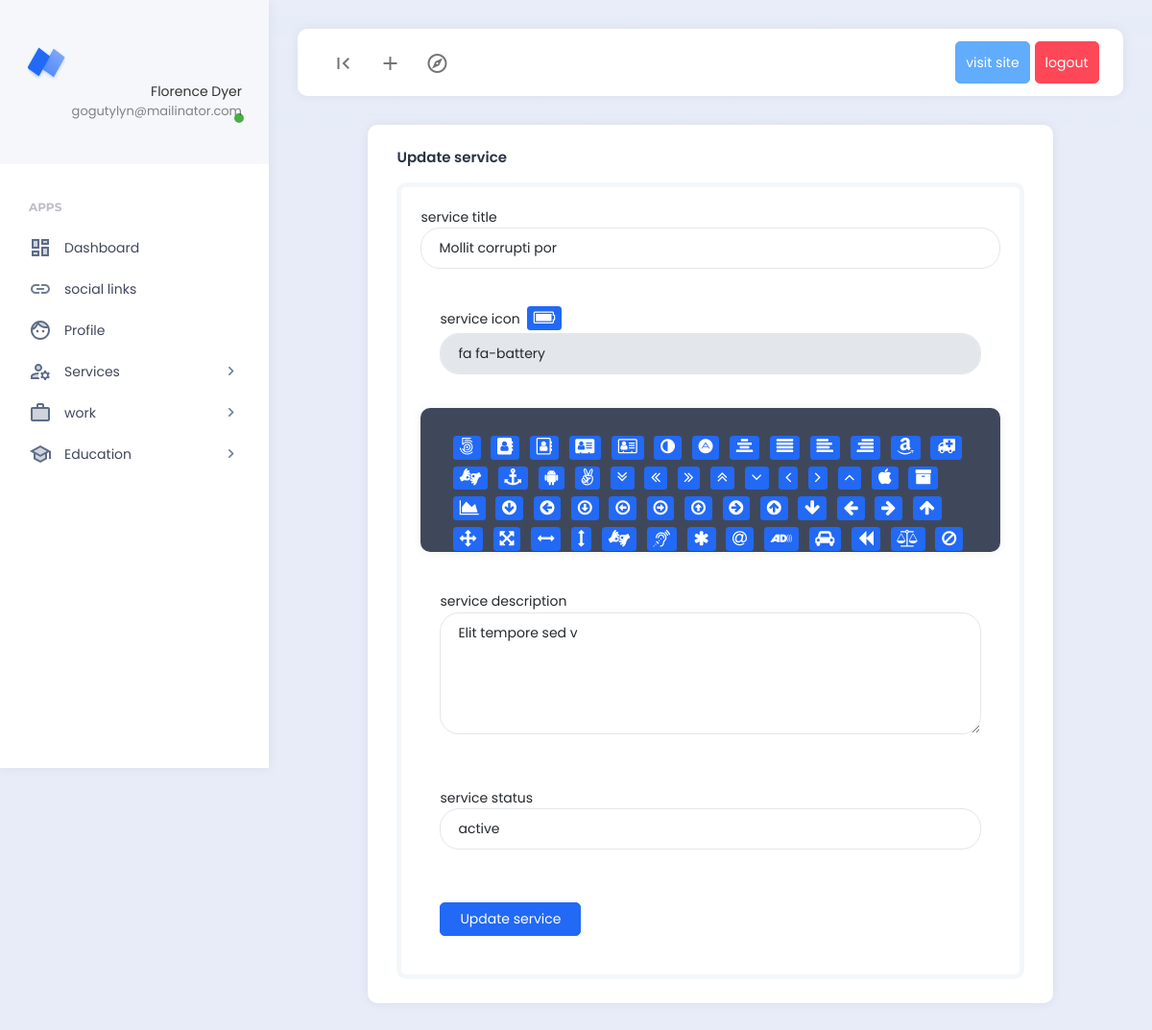
Page /kufa/dashboard/service_update.php?id=16 (signed in) on the committed database.
### tables this page shows
CREATE TABLE `services` (
  `id` int NOT NULL,
  `service_title` varchar(100) NOT NULL,
  `service_icon` varchar(50) NOT NULL,
  `service_description` text NOT NULL,
  `service_status` varchar(10) NOT NULL
);

### kufa/dashboard/service_update.php (the view, shortened to what this page needs)
<?php
require_once('./inclueds/header.php');
?>
                        <div class="row justify-content-center">
                            <div class="col-10">
                            <div class="card">
                                    <div class="card-header">
                                        <h5 class="card-title">Update service</h5>
                                    </div>
                                    <?php
                                   $id = $_GET['id'];
                                   $service_query= "SELECT * FROM services WHERE id= $id";
                                   $service_query_db= mysqli_query($db_connect, $service_query);
                                   $service = mysqli_fetch_assoc($service_query_db);
                                   ?>
                                    <div class="card-body">
                                        <form action="./service_update_data.php" method="post"><div class="example-container">
                                            <div class="example-content">
                                                <label for="">service title</label>
                                                <input type="text" class="form-control form-control-rounded m-b-sm"  placeholder="service title" name="service_title" value="<?=$service['service_title']?>">
                                                <div class="example-content">
                                                <label for="">service icon</label>
                                                <span class="card-text m-1 badge badge-primary">
                                              <i class="<?=$service['service_icon']?> fs-5"  aria-hidden="true"></i></span>
                                                <input readonly type="text" class="form-control form-control-rounded m-b-sm"  placeholder="service icon" name="service_icon" id="icon_value" value="<?=$service['service_icon']?>">
                                               </div>
                                            <div class="card text-white bg-dark">
                                              <div class="card-body" style="overflow-Y:scroll; height:150px;">
                                            <?php
                                            require_once('./inclueds/icon.php');
                                             foreach($fonts as $font) : ?>
                                                <span class="card-text m-1 badge badge-primary" style="cursor:pointer;">
                                              <i class="<?= $font ?> fs-5 icon-click" id="<?= $font ?> " aria-hidden="true"></i></span>
                                                <?php
                                            endforeach
                                            ?>
                                               </div>
                                            </div>
                                            <div class="example-content">
                                            <label for="">service description</label>
                                               <textarea cols="30" rows="5"class="form-control form-control-rounded m-b-sm" name="service_description"><?=$service['service_description']?></textarea>
                                            </div>
                                            <div class="example-content">
                                            <label for="">service status</label>
                                               <select name="service_status" class="form-control form-control-rounded m-b-sm">
                                                <option value="active" <?=($service['service_status'] === 'active') ?'selected' : ''?>>active</option>
                                               </select>
                                            </div>
                                            <div class="example-content">
                                           <button class="btn btn-primary">Update service</button>
                                            </div>
                                   </div>
                                </form>
                                    </div>
                                </div>
                            </div>
                        </div>
<?php
require_once('./inclueds/footer.php');
?>

### rows in the picture
services: service_title "Mollit corrupti por", service_icon "fa fa-battery", service_description "Elit tempore sed v", service_status "active"

### other values in the picture
$_SESSION['auth_name'] "Florence Dyer"
$_SESSION['auth_email'] "gogutylyn@mailinator.com"
